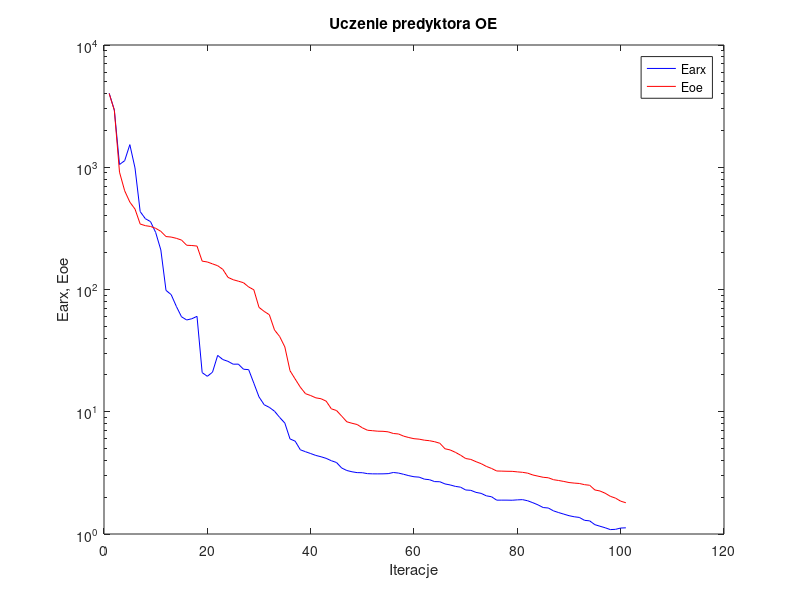
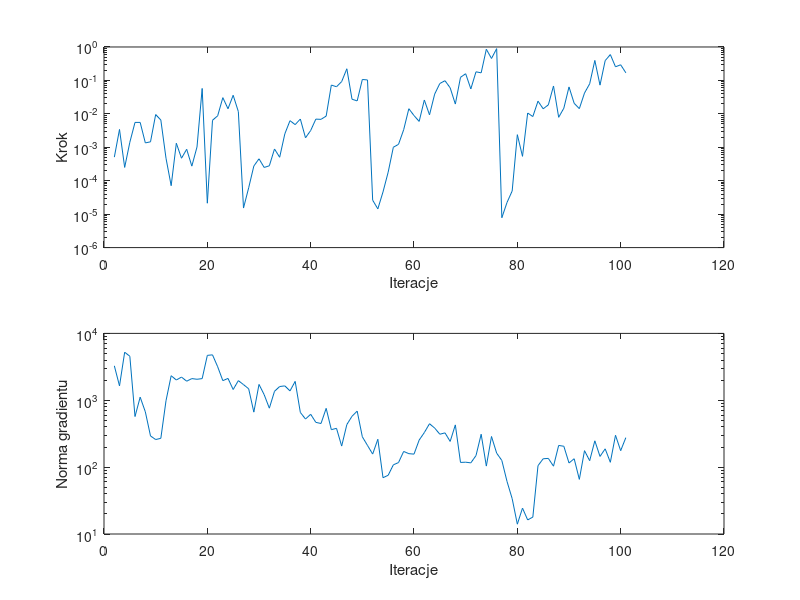

MATLAB code for these plots, in order:
%uczenie predyktora oe
clear all;
n=0; farx(n+1)=4.028643e+003; foe(n+1)=4.008790e+003; wspucz(n+1)=0.000000e+000; ng(n+1)=0.000000e+000;
%odnowa zmiennej metryki
n=1; farx(n+1)=2.941497e+003; foe(n+1)=2.922710e+003; krok(n+1)=5.081655e-004; ng(n+1)=3.274218e+003;
n=2; farx(n+1)=1.053022e+003; foe(n+1)=9.118155e+002; krok(n+1)=3.416071e-003; ng(n+1)=1.640544e+003;
n=3; farx(n+1)=1.131251e+003; foe(n+1)=6.420709e+002; krok(n+1)=2.501060e-004; ng(n+1)=5.230884e+003;
n=4; farx(n+1)=1.531117e+003; foe(n+1)=5.189011e+002; krok(n+1)=1.413750e-003; ng(n+1)=4.551336e+003;
n=5; farx(n+1)=9.873774e+002; foe(n+1)=4.550215e+002; krok(n+1)=5.548179e-003; ng(n+1)=5.709601e+002;
n=6; farx(n+1)=4.341673e+002; foe(n+1)=3.433837e+002; krok(n+1)=5.548179e-003; ng(n+1)=1.113646e+003;
n=7; farx(n+1)=3.795582e+002; foe(n+1)=3.328011e+002; krok(n+1)=1.353531e-003; ng(n+1)=6.714223e+002;
n=8; farx(n+1)=3.592962e+002; foe(n+1)=3.279190e+002; krok(n+1)=1.457389e-003; ng(n+1)=2.927322e+002;
n=9; farx(n+1)=2.928293e+002; foe(n+1)=3.166519e+002; krok(n+1)=9.533414e-003; ng(n+1)=2.585974e+002;
n=10; farx(n+1)=2.107049e+002; foe(n+1)=2.990048e+002; krok(n+1)=6.525058e-003; ng(n+1)=2.697386e+002;
n=11; farx(n+1)=9.838089e+001; foe(n+1)=2.710938e+002; krok(n+1)=4.706747e-004; ng(n+1)=9.844346e+002;
n=12; farx(n+1)=9.080602e+001; foe(n+1)=2.685461e+002; krok(n+1)=7.103937e-005; ng(n+1)=2.329615e+003;
n=13; farx(n+1)=7.279527e+001; foe(n+1)=2.622269e+002; krok(n+1)=1.323510e-003; ng(n+1)=2.009048e+003;
n=14; farx(n+1)=5.982633e+001; foe(n+1)=2.537676e+002; krok(n+1)=4.706747e-004; ng(n+1)=2.221968e+003;
n=15; farx(n+1)=5.632861e+001; foe(n+1)=2.301041e+002; krok(n+1)=8.726203e-004; ng(n+1)=1.927669e+003;
n=16; farx(n+1)=5.765900e+001; foe(n+1)=2.290208e+002; krok(n+1)=2.732662e-004; ng(n+1)=2.108943e+003;
n=17; farx(n+1)=6.030197e+001; foe(n+1)=2.266379e+002; krok(n+1)=1.022616e-003; ng(n+1)=2.060643e+003;
n=18; farx(n+1)=2.089780e+001; foe(n+1)=1.706013e+002; krok(n+1)=5.753341e-002; ng(n+1)=2.107546e+003;
n=19; farx(n+1)=1.949821e+001; foe(n+1)=1.679579e+002; krok(n+1)=2.127259e-005; ng(n+1)=4.693084e+003;
n=20; farx(n+1)=2.106648e+001; foe(n+1)=1.620550e+002; krok(n+1)=6.425309e-003; ng(n+1)=4.777249e+003;
n=21; farx(n+1)=2.891523e+001; foe(n+1)=1.565277e+002; krok(n+1)=8.744518e-003; ng(n+1)=3.171116e+003;
n=22; farx(n+1)=2.672749e+001; foe(n+1)=1.461200e+002; krok(n+1)=3.052860e-002; ng(n+1)=1.964989e+003;
n=23; farx(n+1)=2.584182e+001; foe(n+1)=1.256555e+002; krok(n+1)=1.419977e-002; ng(n+1)=2.122297e+003;
n=24; farx(n+1)=2.449227e+001; foe(n+1)=1.202385e+002; krok(n+1)=3.595477e-002; ng(n+1)=1.448132e+003;
n=25; farx(n+1)=2.452525e+001; foe(n+1)=1.169771e+002; krok(n+1)=1.171151e-002; ng(n+1)=1.965851e+003;
%odnowa zmiennej metryki
n=26; farx(n+1)=2.227607e+001; foe(n+1)=1.136442e+002; krok(n+1)=1.523649e-005; ng(n+1)=1.714316e+003;
n=27; farx(n+1)=2.210174e+001; foe(n+1)=1.048848e+002; krok(n+1)=6.140602e-005; ng(n+1)=1.485107e+003;
n=28; farx(n+1)=1.712045e+001; foe(n+1)=9.948101e+001; krok(n+1)=2.749912e-004; ng(n+1)=6.644896e+002;
n=29; farx(n+1)=1.322810e+001; foe(n+1)=7.139987e+001; krok(n+1)=4.526501e-004; ng(n+1)=1.725860e+003;
n=30; farx(n+1)=1.141449e+001; foe(n+1)=6.621669e+001; krok(n+1)=2.493753e-004; ng(n+1)=1.212854e+003;
n=31; farx(n+1)=1.086135e+001; foe(n+1)=6.218090e+001; krok(n+1)=2.796501e-004; ng(n+1)=7.615458e+002;
n=32; farx(n+1)=1.010670e+001; foe(n+1)=4.668410e+001; krok(n+1)=8.898758e-004; ng(n+1)=1.361548e+003;
n=33; farx(n+1)=8.986859e+000; foe(n+1)=4.124642e+001; krok(n+1)=5.034661e-004; ng(n+1)=1.604641e+003;
n=34; farx(n+1)=8.077109e+000; foe(n+1)=3.390267e+001; krok(n+1)=2.530456e-003; ng(n+1)=1.640894e+003;
n=35; farx(n+1)=5.996701e+000; foe(n+1)=2.166709e+001; krok(n+1)=6.255325e-003; ng(n+1)=1.380197e+003;
n=36; farx(n+1)=5.746645e+000; foe(n+1)=1.852565e+001; krok(n+1)=4.762275e-003; ng(n+1)=1.915321e+003;
n=37; farx(n+1)=4.885481e+000; foe(n+1)=1.587505e+001; krok(n+1)=7.007869e-003; ng(n+1)=6.581015e+002;
n=38; farx(n+1)=4.709653e+000; foe(n+1)=1.405588e+001; krok(n+1)=1.923079e-003; ng(n+1)=5.238446e+002;
n=39; farx(n+1)=4.551188e+000; foe(n+1)=1.356838e+001; krok(n+1)=3.174920e-003; ng(n+1)=6.173444e+002;
n=40; farx(n+1)=4.391903e+000; foe(n+1)=1.299638e+001; krok(n+1)=6.956269e-003; ng(n+1)=4.674005e+002;
n=41; farx(n+1)=4.285169e+000; foe(n+1)=1.277936e+001; krok(n+1)=6.853004e-003; ng(n+1)=4.490928e+002;
n=42; farx(n+1)=4.156221e+000; foe(n+1)=1.221004e+001; krok(n+1)=8.565378e-003; ng(n+1)=7.569360e+002;
n=43; farx(n+1)=3.976260e+000; foe(n+1)=1.056986e+001; krok(n+1)=7.262643e-002; ng(n+1)=3.631309e+002;
n=44; farx(n+1)=3.844013e+000; foe(n+1)=1.023657e+001; krok(n+1)=6.460817e-002; ng(n+1)=3.805745e+002;
n=45; farx(n+1)=3.466593e+000; foe(n+1)=9.214161e+000; krok(n+1)=9.233170e-002; ng(n+1)=2.064807e+002;
n=46; farx(n+1)=3.306582e+000; foe(n+1)=8.276792e+000; krok(n+1)=2.230542e-001; ng(n+1)=4.332448e+002;
n=47; farx(n+1)=3.228539e+000; foe(n+1)=8.049970e+000; krok(n+1)=2.741202e-002; ng(n+1)=5.759772e+002;
n=48; farx(n+1)=3.177359e+000; foe(n+1)=7.862693e+000; krok(n+1)=2.440235e-002; ng(n+1)=6.885462e+002;
n=49; farx(n+1)=3.171869e+000; foe(n+1)=7.390819e+000; krok(n+1)=1.067078e-001; ng(n+1)=2.843983e+002;
n=50; farx(n+1)=3.116692e+000; foe(n+1)=7.058288e+000; krok(n+1)=1.032026e-001; ng(n+1)=2.109550e+002;
%odnowa zmiennej metryki
n=51; farx(n+1)=3.105236e+000; foe(n+1)=6.997447e+000; krok(n+1)=2.616958e-005; ng(n+1)=1.568552e+002;
n=52; farx(n+1)=3.103653e+000; foe(n+1)=6.932816e+000; krok(n+1)=1.438760e-005; ng(n+1)=2.610844e+002;
n=53; farx(n+1)=3.105489e+000; foe(n+1)=6.919182e+000; krok(n+1)=4.621295e-005; ng(n+1)=6.947423e+001;
n=54; farx(n+1)=3.117559e+000; foe(n+1)=6.849617e+000; krok(n+1)=1.802468e-004; ng(n+1)=7.555206e+001;
n=55; farx(n+1)=3.185543e+000; foe(n+1)=6.640603e+000; krok(n+1)=1.002892e-003; ng(n+1)=1.082407e+002;
n=56; farx(n+1)=3.151381e+000; foe(n+1)=6.580144e+000; krok(n+1)=1.223482e-003; ng(n+1)=1.169916e+002;
n=57; farx(n+1)=3.078176e+000; foe(n+1)=6.315277e+000; krok(n+1)=3.349706e-003; ng(n+1)=1.716325e+002;
n=58; farx(n+1)=3.000896e+000; foe(n+1)=6.151954e+000; krok(n+1)=1.423801e-002; ng(n+1)=1.590509e+002;
n=59; farx(n+1)=2.939955e+000; foe(n+1)=6.020033e+000; krok(n+1)=8.894860e-003; ng(n+1)=1.564878e+002;
n=60; farx(n+1)=2.918094e+000; foe(n+1)=5.967043e+000; krok(n+1)=5.946996e-003; ng(n+1)=2.539236e+002;
n=61; farx(n+1)=2.810674e+000; foe(n+1)=5.855572e+000; krok(n+1)=2.598758e-002; ng(n+1)=3.288308e+002;
n=62; farx(n+1)=2.780858e+000; foe(n+1)=5.795775e+000; krok(n+1)=9.335866e-003; ng(n+1)=4.458846e+002;
n=63; farx(n+1)=2.683156e+000; foe(n+1)=5.686159e+000; krok(n+1)=3.897540e-002; ng(n+1)=3.840362e+002;
n=64; farx(n+1)=2.675905e+000; foe(n+1)=5.523286e+000; krok(n+1)=8.097460e-002; ng(n+1)=3.104772e+002;
n=65; farx(n+1)=2.567949e+000; foe(n+1)=4.979965e+000; krok(n+1)=9.809225e-002; ng(n+1)=3.253588e+002;
n=66; farx(n+1)=2.519692e+000; foe(n+1)=4.870691e+000; krok(n+1)=6.003917e-002; ng(n+1)=2.423781e+002;
n=67; farx(n+1)=2.452500e+000; foe(n+1)=4.658487e+000; krok(n+1)=1.961666e-002; ng(n+1)=4.282580e+002;
n=68; farx(n+1)=2.416763e+000; foe(n+1)=4.415446e+000; krok(n+1)=1.237945e-001; ng(n+1)=1.175785e+002;
n=69; farx(n+1)=2.291540e+000; foe(n+1)=4.144005e+000; krok(n+1)=1.584655e-001; ng(n+1)=1.185386e+002;
n=70; farx(n+1)=2.276195e+000; foe(n+1)=4.075086e+000; krok(n+1)=5.570844e-002; ng(n+1)=1.158373e+002;
n=71; farx(n+1)=2.190280e+000; foe(n+1)=3.905126e+000; krok(n+1)=1.809599e-001; ng(n+1)=1.489075e+002;
n=72; farx(n+1)=2.149314e+000; foe(n+1)=3.761167e+000; krok(n+1)=1.686145e-001; ng(n+1)=3.103048e+002;
n=73; farx(n+1)=2.052262e+000; foe(n+1)=3.572956e+000; krok(n+1)=8.551844e-001; ng(n+1)=1.036631e+002;
n=74; farx(n+1)=2.017883e+000; foe(n+1)=3.438603e+000; krok(n+1)=4.536903e-001; ng(n+1)=2.871095e+002;
n=75; farx(n+1)=1.892100e+000; foe(n+1)=3.277721e+000; krok(n+1)=8.922169e-001; ng(n+1)=1.617366e+002;
%odnowa zmiennej metryki
n=76; farx(n+1)=1.892734e+000; foe(n+1)=3.268582e+000; krok(n+1)=7.821846e-006; ng(n+1)=1.258288e+002;
n=77; farx(n+1)=1.892378e+000; foe(n+1)=3.259342e+000; krok(n+1)=2.230894e-005; ng(n+1)=6.119061e+001;
n=78; farx(n+1)=1.889166e+000; foe(n+1)=3.254844e+000; krok(n+1)=4.933474e-005; ng(n+1)=3.379608e+001;
n=79; farx(n+1)=1.902030e+000; foe(n+1)=3.222953e+000; krok(n+1)=2.383354e-003; ng(n+1)=1.402455e+001;
n=80; farx(n+1)=1.910315e+000; foe(n+1)=3.195729e+000; krok(n+1)=5.362933e-004; ng(n+1)=2.439669e+001;
n=81; farx(n+1)=1.870025e+000; foe(n+1)=3.146288e+000; krok(n+1)=1.058808e-002; ng(n+1)=1.623085e+001;
n=82; farx(n+1)=1.802841e+000; foe(n+1)=3.039306e+000; krok(n+1)=8.300976e-003; ng(n+1)=1.791714e+001;
n=83; farx(n+1)=1.731098e+000; foe(n+1)=2.973517e+000; krok(n+1)=2.398987e-002; ng(n+1)=1.051863e+002;
n=84; farx(n+1)=1.646352e+000; foe(n+1)=2.910509e+000; krok(n+1)=1.417782e-002; ng(n+1)=1.333938e+002;
n=85; farx(n+1)=1.631386e+000; foe(n+1)=2.883982e+000; krok(n+1)=1.854407e-002; ng(n+1)=1.350961e+002;
n=86; farx(n+1)=1.546152e+000; foe(n+1)=2.780864e+000; krok(n+1)=6.813219e-002; ng(n+1)=1.033187e+002;
n=87; farx(n+1)=1.497065e+000; foe(n+1)=2.739293e+000; krok(n+1)=7.883344e-003; ng(n+1)=2.111006e+002;
n=88; farx(n+1)=1.453373e+000; foe(n+1)=2.691199e+000; krok(n+1)=1.477175e-002; ng(n+1)=2.051514e+002;
n=89; farx(n+1)=1.412238e+000; foe(n+1)=2.636668e+000; krok(n+1)=6.385486e-002; ng(n+1)=1.153627e+002;
n=90; farx(n+1)=1.383680e+000; foe(n+1)=2.609034e+000; krok(n+1)=2.067140e-002; ng(n+1)=1.334883e+002;
n=91; farx(n+1)=1.366333e+000; foe(n+1)=2.590116e+000; krok(n+1)=1.432736e-002; ng(n+1)=6.562361e+001;
n=92; farx(n+1)=1.293684e+000; foe(n+1)=2.532754e+000; krok(n+1)=4.194258e-002; ng(n+1)=1.763093e+002;
n=93; farx(n+1)=1.280850e+000; foe(n+1)=2.504248e+000; krok(n+1)=7.923274e-002; ng(n+1)=1.248085e+002;
n=94; farx(n+1)=1.192388e+000; foe(n+1)=2.292893e+000; krok(n+1)=3.963116e-001; ng(n+1)=2.475209e+002;
n=95; farx(n+1)=1.157384e+000; foe(n+1)=2.248073e+000; krok(n+1)=7.224063e-002; ng(n+1)=1.445698e+002;
n=96; farx(n+1)=1.124756e+000; foe(n+1)=2.155451e+000; krok(n+1)=3.903951e-001; ng(n+1)=1.878212e+002;
n=97; farx(n+1)=1.086523e+000; foe(n+1)=2.033623e+000; krok(n+1)=5.930463e-001; ng(n+1)=1.181229e+002;
n=98; farx(n+1)=1.091829e+000; foe(n+1)=1.965370e+000; krok(n+1)=2.554195e-001; ng(n+1)=2.995160e+002;
n=99; farx(n+1)=1.118800e+000; foe(n+1)=1.856073e+000; krok(n+1)=2.935451e-001; ng(n+1)=1.762250e+002;
n=100; farx(n+1)=1.123720e+000; foe(n+1)=1.801700e+000; krok(n+1)=1.690558e-001; ng(n+1)=2.761349e+002;

figure; semilogy(farx,'b'); hold on; semilogy(foe,'r'); xlabel('Iteracje'); ylabel('Earx, Eoe'); legend('Earx','Eoe'); title('Uczenie predyktora OE');
figure; subplot(2,1,1); semilogy(krok); xlabel('Iteracje'); ylabel('Krok');
subplot(2,1,2); semilogy(ng); xlabel('Iteracje'); ylabel('Norma gradientu');
Earx=farx(n+1)
Eoe=foe(n+1)
